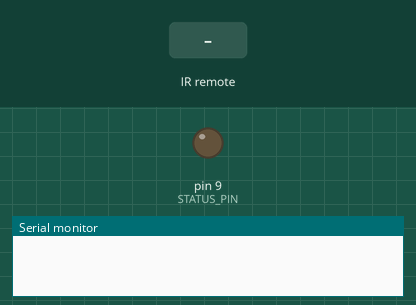
A sketch run on a simulated Arduino Uno, built for the host (arithmetic inside an expression is 32-bit, double 64-bit). Shown: output pins drawn as LEDs (lit = HIGH), the last lines printed to the serial monitor. Inputs (shaded band) come from the test bench. WiFi joins after 1.5 s; servers stay silent unless stated; uploads are accepted with an empty reply.

Above: at 3.7 s.
3.8 s: infrared code 0x1D00817E received
At 4.4 s:
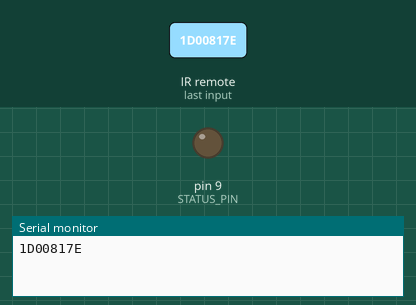
5.3 s: infrared code 0x1D0001FE received
At 6.5 s:
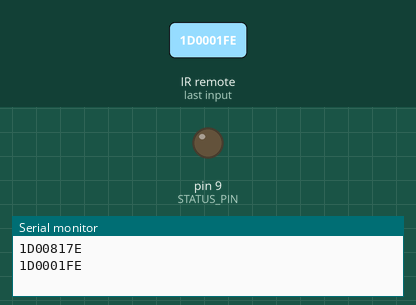
6.8 s: infrared code 0x1D0041BE received
At 7.9 s:
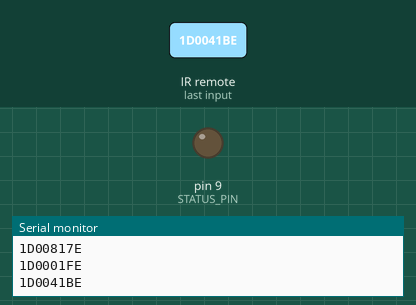
Timing chart, 0 to 9.8 s (numbered marks = the images above; inputs shaded):
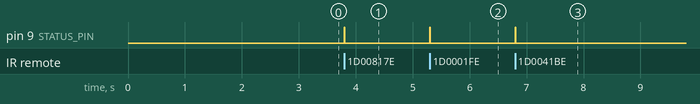

Measured:
- after the input at 3.8 s, pin 9 (STATUS_PIN): LOW → HIGH at once, → LOW 0.01 s later
- after the input at 5.3 s, pin 9 (STATUS_PIN): LOW → HIGH at once, → LOW 0.01 s later
- after the input at 6.8 s, pin 9 (STATUS_PIN): LOW → HIGH at once, → LOW 0.01 s later

The sketch:

ir2zwave.ino
```cpp
#include <SPI.h>
#include <Ethernet.h>
#include <string.h>
#include <IRremote.h>

/*
 * Dit programma zorgt ervoor dat met de Logitech afstandsbediening de lichten gestuurd worden
 * Hier is weinig tijd ingestoken. Adressen zijn fixed.
 * De appliance probeert DHCP, als dat niet lukt wordt een fixed IP gebruikt.
 *
 * De gebruikte codes zijn 0 t.e.m. 7 van de Kenwood Receiver remote
 *
 */

int RECV_PIN = 8;
int STATUS_PIN = 9;

byte mac[] = { 0xDE, 0xAD, 0xBE, 0xEF, 0xFE, 0xED };
char server[] = "192.168.1.3";    // name address for Google (using DNS)
IPAddress ip(192, 168, 1, 177);
EthernetClient client;
IRrecv irrecv(RECV_PIN);
decode_results results;

void setup() {
  Serial.begin(9600);
  pinMode(STATUS_PIN,OUTPUT);

  irrecv.enableIRIn(); // Start the receiver

  //
  if (Ethernet.begin(mac) == 0)
    Ethernet.begin(mac, ip);

  delay(1000);

}

void loop() {
  if(getIRCode()){
    Serial.println(results.value, HEX);

    switch(results.value){
      case 0x1D00817e:    // trap aan
        setlight(14,1);
        break;
      case 0x1D0001fe:    // trap uit
        setlight(14,0);
        break;
      case 0x1D0041be:    // dim 0
        setlight(36,0);
        break;
      case 0x1D00c13e:    // dim 10
        setdim(36,10);
        break;
      case 0x1D0021de:    // dim 20
        setdim(36,20);
        break;
      case 0x1D00a15e:    // dim 33
        setdim(36,33);
        break;
      case 0x1D00619e:    // dim 50
        setdim(36,50);
        break;
      case 0x1D00e11e:    // dim 100
        setlight(36,1);
        break;
    }
  }
}

void setlight(int dev, int val){
  if (client.connect(server, 3480)) {
    // Make a HTTP request:
    client.print("GET /data_request?id=lu_action&output_format=xml&DeviceNum=");
    client.print(String(dev, DEC));
    client.print("&serviceId=urn:upnp-org:serviceId:SwitchPower1&action=SetTarget&newTargetValue=");
    client.print(String(val, DEC));
    client.println(" HTTP/1.1");
    client.println("Host: www.google.com");
    client.println("Connection: close");
    client.println();
  }
  delay(80);

  // purge read buffer
  while (client.available()) char c = client.read();
  if (!client.connected())   client.stop();
}

void setdim(int dev, int val){
  if (client.connect(server, 3480)) {
    // Make a HTTP request:
    client.print("GET /data_request?id=lu_action&output_format=xml&DeviceNum=");
    client.print(String(dev, DEC));
    client.print("&serviceId=urn:upnp-org:serviceId:Dimming1&action=SetLoadLevelTarget&newLoadlevelTarget=");
    client.print(String(val, DEC));
    client.println(" HTTP/1.1");
    client.println("Host: www.google.com");
    client.println("Connection: close");
    client.println();
  }
  delay(80);

  // purge read buffer
  while (client.available()) char c = client.read();
  if (!client.connected())   client.stop();
}

boolean getIRCode(){
  if (irrecv.decode(&results)) {
    digitalWrite(STATUS_PIN,HIGH);

    irrecv.resume(); // Receive the next value
    delay(10);
    digitalWrite(STATUS_PIN,LOW);
    if(results.value != 0xFFFFFFFF)
      return true;
  }
  return false;
}
```
